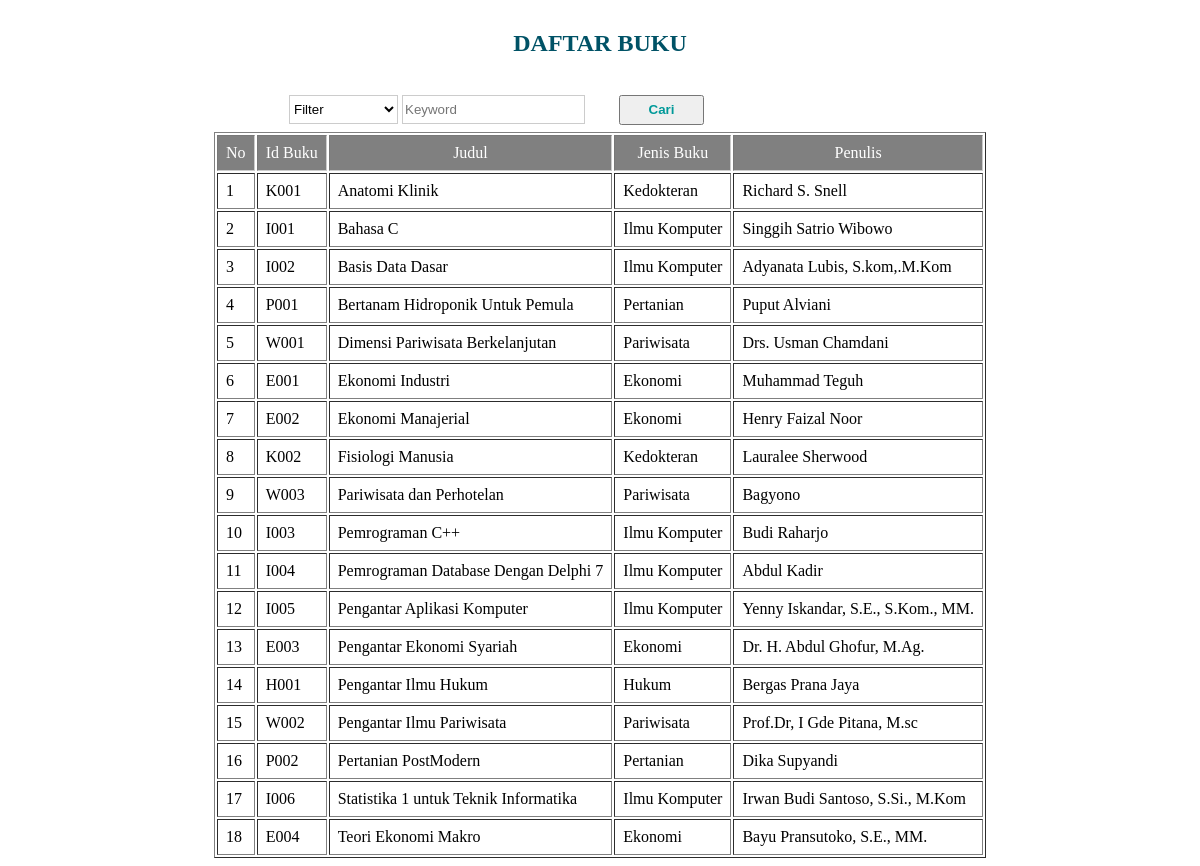
/buku.php?order=judul&&sort=ASC, run on the app's committed database.
### tables this page shows
CREATE TABLE `buku` (
  `id_buku` varchar(5) NOT NULL,
  `judul` varchar(50) NOT NULL,
  `jenis` varchar(20) NOT NULL,
  `penulis` varchar(50) NOT NULL
);

### buku.php (the view, shortened to what this page needs)
<!DOCTYPE html>
<html>
<head>
</head>
<body>
	<h2 align="center">DAFTAR BUKU</h2><br>
	<?php
		$s_jenis="";
        $s_keyword="";
        $sort= 'ASC';
        $newsort= 'ASC';
        if (isset($_GET['order'])){
        	$order = $_GET['order'];
        	$sort = $_GET['sort'];
        	if ($sort == 'DESC') {
        		$newsort = 'ASC';
        	}
        	else{
        		$newsort = 'DESC';
        	}
        }else{
        	$order = 'id_buku';
        }
	?>
	<form action="" method="GET">
		<select class="texbox" name="s_jenis" id="s_jenis">
			<option value="">Filter</option>
		</select>
		<input type="text" placeholder="Keyword" name="s_keyword" id="s_keyword" value="<?php echo $s_keyword; ?>" class="input">
		<button id="search" name="search" class="btn">Cari</button>
	</form>
	<table border='1px' align='center' cellpadding='8'>
		<thead>
			<tr class="tr">
				<td style="color: white;">No</td>
				<td><a href="?order=id_buku&&sort=<?php echo $newsort; ?>" style="text-decoration: none; color: white;">Id Buku </a></td>
				<td><a href="?order=judul&&sort=<?php echo $newsort; ?>" style="text-decoration: none; color: white">Judul</a></td>
				<td><a href="?order=jenis&&sort=<?php echo $newsort; ?>" style="text-decoration: none; color: white">Jenis Buku</a></td>
				<td><a href="?order=penulis&&sort=<?php echo $newsort; ?>" style="text-decoration: none; color: white"> Penulis </a></td>
			</tr>
		</thead>
		<tbody>
			<?php
				include "koneksi.php";
				$search_jenis = '%'.$s_jenis.'%';
				$search_keyword = '%'.$s_keyword.'%';
				$no = 1;
				$query = "SELECT * FROM buku WHERE jenis LIKE ? AND (id_buku LIKE ? OR judul LIKE ? OR jenis LIKE ? OR penulis LIKE ?) ORDER BY $order $sort";
				$sql = mysqli_prepare($conn, $query) or die(mysqli_error($conn));
				mysqli_stmt_bind_param($sql, "sssss", $search_jenis, $search_keyword, $search_keyword, $search_keyword, $search_keyword);
				mysqli_stmt_execute($sql);
				$result = mysqli_stmt_get_result($sql);
				if (mysqli_num_rows($result) > 0){
					while ($row = mysqli_fetch_assoc($result)){
						$id_buku = $row['id_buku'];
						$judul = $row['judul'];
						$jenis = $row['jenis'];
						$penulis = $row['penulis'];
			?>
				<tr>
					<td><?php echo $no++; ?></td>
					<td><?php echo $id_buku; ?></td>
					<td><?php echo $judul; ?></td>
					<td><?php echo $jenis; ?></td>
					<td><?php echo $penulis; ?></td>
				</tr>
				<?php } } else { ?>
					<tr>
						<td colspan="5" align="center">Tidak ada data yang ditemukan</td>
					</tr>
				<?php } ?>
		</tbody>
	</table>
</body>
</html>

### buku.php (style rules this page uses)
h2 { color: #005266; font-weight: bold; margin-top: 30px; }
table { margin-top: 7px; }
.tr { margin-top: 10px; border:solid #ccc; background:grey; padding:12px; text-align:center; }
.texbox { background: #fff; border:1px solid #ccc; height:29px; margin-left: 281px; }
.input { border:1px solid #ccc; height:25px; }
.btn { width:85px; height:30px; color:#099; font-weight:bold; margin-left:30px; }

### data on the page
buku: id_buku "K001", judul "Anatomi Klinik", jenis "Kedokteran", penulis "Richard S. Snell"
buku: id_buku "I001", judul "Bahasa C", jenis "Ilmu Komputer", penulis "Singgih Satrio Wibowo"
buku: id_buku "I002", judul "Basis Data Dasar", jenis "Ilmu Komputer", penulis "Adyanata Lubis, S.kom,.M.Kom"
buku: id_buku "P001", judul "Bertanam Hidroponik Untuk Pemula", jenis "Pertanian", penulis "Puput Alviani"
buku: id_buku "W001", judul "Dimensi Pariwisata Berkelanjutan", jenis "Pariwisata", penulis "Drs. Usman Chamdani"
buku: id_buku "E001", judul "Ekonomi Industri", jenis "Ekonomi", penulis "Muhammad Teguh"
buku: id_buku "E002", judul "Ekonomi Manajerial", jenis "Ekonomi", penulis "Henry Faizal Noor"
buku: id_buku "K002", judul "Fisiologi Manusia", jenis "Kedokteran", penulis "Lauralee Sherwood"
buku: id_buku "W003", judul "Pariwisata dan Perhotelan", jenis "Pariwisata", penulis "Bagyono"
buku: id_buku "I003", judul "Pemrograman C++", jenis "Ilmu Komputer", penulis "Budi Raharjo"
buku: id_buku "I004", judul "Pemrograman Database Dengan Delphi 7", jenis "Ilmu Komputer", penulis "Abdul Kadir"
buku: id_buku "I005", judul "Pengantar Aplikasi Komputer", jenis "Ilmu Komputer", penulis "Yenny Iskandar, S.E., S.Kom., MM."
buku: id_buku "E003", judul "Pengantar Ekonomi Syariah", jenis "Ekonomi", penulis "Dr. H. Abdul Ghofur, M.Ag."
buku: id_buku "H001", judul "Pengantar Ilmu Hukum", jenis "Hukum", penulis "Bergas Prana Jaya"
buku: id_buku "W002", judul "Pengantar Ilmu Pariwisata", jenis "Pariwisata", penulis "Prof.Dr, I Gde Pitana, M.sc"
buku: id_buku "P002", judul "Pertanian PostModern", jenis "Pertanian", penulis "Dika Supyandi"
buku: id_buku "I006", judul "Statistika 1 untuk Teknik Informatika", jenis "Ilmu Komputer", penulis "Irwan Budi Santoso, S.Si., M.Kom"
buku: id_buku "E004", judul "Teori Ekonomi Makro", jenis "Ekonomi", penulis "Bayu Pransutoko, S.E., MM."
